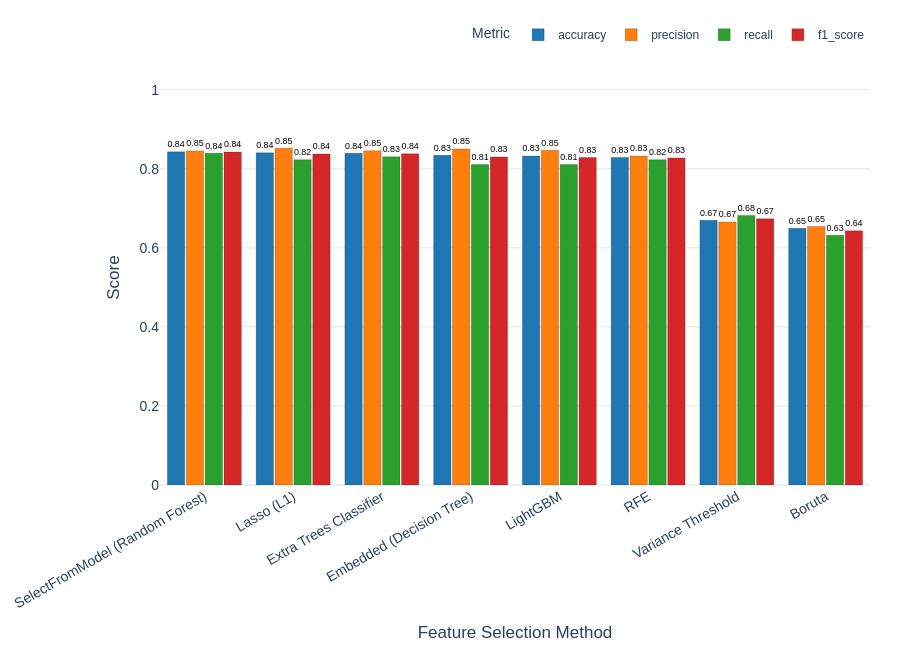

Notebook code cell kept with this figure:
### Code cell
import pandas as pd
import plotly.express as px

metrics = ['accuracy', 'precision', 'recall', 'f1_score']

# Prepare data
results_df = pd.DataFrame(results).T.reset_index().rename(columns={'index': 'Feature Selection Method'})

results_melted = results_df.melt(
    id_vars=['Feature Selection Method'],
    value_vars=metrics,
    var_name='Metric',
    value_name='Score'
)

# Order methods by mean performance (best → worst)
method_order = (
    results_melted.groupby('Feature Selection Method')['Score']
    .mean()
    .sort_values(ascending=False)
    .index
    .tolist()
)

# Clean, consistent palette: one color per metric
metric_palette = {
    'accuracy' : "#1f77b4",  # blue
    'precision': "#ff7f0e",  # orange
    'recall'   : "#2ca02c",  # green
    'f1_score' : "#d62728",  # red
}

# Main figure
fig = px.bar(
    results_melted,
    x='Feature Selection Method',
    y='Score',
    color='Metric',
    barmode='group',
    category_orders={'Feature Selection Method': method_order, 'Metric': metrics},
    color_discrete_map=metric_palette,
    labels={'Score': 'Score', 'Feature Selection Method': 'Feature Selection Method'},
    title='',
    template='plotly_white',
    height=650
)

# Bar styling + (optional) value labels
fig.update_traces(
    marker_line_width=0.8,
    marker_line_color='rgba(0,0,0,0.25)',
    texttemplate='%{y:.2f}',
    textposition='outside',
    textfont=dict(size=11, family="Arial", color="black"),
    cliponaxis=False
)

# Layout / typography
fig.update_layout(
    title_x=0.5,
    title_font=dict(size=22, family="Arial"),
    font=dict(size=14, family="Arial"),
    legend_title="Metric",
    legend_font=dict(size=12),
    legend=dict(
        orientation="h",
        yanchor="bottom",
        y=1.05,
        xanchor="right",
        x=1
    ),
    xaxis_title="Feature Selection Method",
    yaxis_title="Score",
    bargap=0.15,
    bargroupgap=0.08,
    margin=dict(l=70, r=30, t=70, b=130),
    uniformtext_minsize=8,
    uniformtext_mode='hide',  # hide labels if they would overlap
    paper_bgcolor='white',
    plot_bgcolor='white'
)

# Axes
fig.update_yaxes(
    range=[0, 1.05],          # adjust if your scores aren’t in [0, 1]
    showgrid=True,
    gridcolor='rgba(0,0,0,0.1)'
)
fig.update_xaxes(
    tickangle=-30,
    automargin=True
)

fig.show()

fig.write_image(
    "Images/Comparison_of_Feature_Selection_Methods.png",
    width=2200,
    height=1300,
    scale=2
)

### Figure 1 — Plotly figure (JSON) as saved in the notebook; plotly's stock layout.template omitted (floating-point values rounded to 4 significant figures)
{"data": [{"alignmentgroup": "True", "cliponaxis": false, "hovertemplate": "Metric=accuracy<br>Feature Selection Method=%{x}<br>Score=%{y}<extra></extra>", "legendgroup": "accuracy", "marker": {"color": "#1f77b4", "line": {"color": "rgba(0,0,0,0.25)", "width": 0.8}, "pattern": {"shape": ""}}, "name": "accuracy", "offsetgroup": "accuracy", "orientation": "v", "showlegend": true, "textfont": {"color": "black", "family": "Arial", "size": 11}, "textposition": "outside", "texttemplate": "%{y:.2f}", "type": "bar", "x": ["Variance Threshold", "RFE", "Lasso (L1)", "SelectFromModel (Random Forest)", "Extra Trees Classifier", "Boruta", "LightGBM", "Embedded (Decision Tree)"], "xaxis": "x", "y": [0.6699, 0.8287, 0.8403, 0.843, 0.8394, 0.6494, 0.8323, 0.8341], "yaxis": "y"}, {"alignmentgroup": "True", "cliponaxis": false, "hovertemplate": "Metric=precision<br>Feature Selection Method=%{x}<br>Score=%{y}<extra></extra>", "legendgroup": "precision", "marker": {"color": "#ff7f0e", "line": {"color": "rgba(0,0,0,0.25)", "width": 0.8}, "pattern": {"shape": ""}}, "name": "precision", "offsetgroup": "precision", "orientation": "v", "showlegend": true, "textfont": {"color": "black", "family": "Arial", "size": 11}, "textposition": "outside", "texttemplate": "%{y:.2f}", "type": "bar", "x": ["Variance Threshold", "RFE", "Lasso (L1)", "SelectFromModel (Random Forest)", "Extra Trees Classifier", "Boruta", "LightGBM", "Embedded (Decision Tree)"], "xaxis": "x", "y": [0.6655, 0.8321, 0.8521, 0.8453, 0.8455, 0.6543, 0.847, 0.8502], "yaxis": "y"}, {"alignmentgroup": "True", "cliponaxis": false, "hovertemplate": "Metric=recall<br>Feature Selection Method=%{x}<br>Score=%{y}<extra></extra>", "legendgroup": "recall", "marker": {"color": "#2ca02c", "line": {"color": "rgba(0,0,0,0.25)", "width": 0.8}, "pattern": {"shape": ""}}, "name": "recall", "offsetgroup": "recall", "orientation": "v", "showlegend": true, "textfont": {"color": "black", "family": "Arial", "size": 11}, "textposition": "outside", "texttemplate": "%{y:.2f}", "type": "bar", "x": ["Variance Threshold", "RFE", "Lasso (L1)", "SelectFromModel (Random Forest)", "Extra Trees Classifier", "Boruta", "LightGBM", "Embedded (Decision Tree)"], "xaxis": "x", "y": [0.6821, 0.8232, 0.8232, 0.8393, 0.8304, 0.6321, 0.8107, 0.8107], "yaxis": "y"}, {"alignmentgroup": "True", "cliponaxis": false, "hovertemplate": "Metric=f1_score<br>Feature Selection Method=%{x}<br>Score=%{y}<extra></extra>", "legendgroup": "f1_score", "marker": {"color": "#d62728", "line": {"color": "rgba(0,0,0,0.25)", "width": 0.8}, "pattern": {"shape": ""}}, "name": "f1_score", "offsetgroup": "f1_score", "orientation": "v", "showlegend": true, "textfont": {"color": "black", "family": "Arial", "size": 11}, "textposition": "outside", "texttemplate": "%{y:.2f}", "type": "bar", "x": ["Variance Threshold", "RFE", "Lasso (L1)", "SelectFromModel (Random Forest)", "Extra Trees Classifier", "Boruta", "LightGBM", "Embedded (Decision Tree)"], "xaxis": "x", "y": [0.6737, 0.8276, 0.8374, 0.8423, 0.8378, 0.6431, 0.8285, 0.83], "yaxis": "y"}], "layout": {"bargap": 0.15, "bargroupgap": 0.08, "barmode": "group", "font": {"family": "Arial", "size": 14}, "height": 650, "legend": {"font": {"size": 12}, "orientation": "h", "title": {"text": "Metric"}, "tracegroupgap": 0, "x": 1, "xanchor": "right", "y": 1.05, "yanchor": "bottom"}, "margin": {"b": 130, "l": 70, "r": 30, "t": 70}, "paper_bgcolor": "white", "plot_bgcolor": "white", "title": {"font": {"family": "Arial", "size": 22}, "x": 0.5}, "uniformtext": {"minsize": 8, "mode": "hide"}, "xaxis": {"anchor": "y", "automargin": true, "categoryarray": ["SelectFromModel (Random Forest)", "Lasso (L1)", "Extra Trees Classifier", "Embedded (Decision Tree)", "LightGBM", "RFE", "Variance Threshold", "Boruta"], "categoryorder": "array", "domain": [0, 1], "tickangle": -30, "title": {"text": "Feature Selection Method"}}, "yaxis": {"anchor": "x", "domain": [0, 1], "gridcolor": "rgba(0,0,0,0.1)", "range": [0, 1.05], "showgrid": true, "title": {"text": "Score"}}}}
